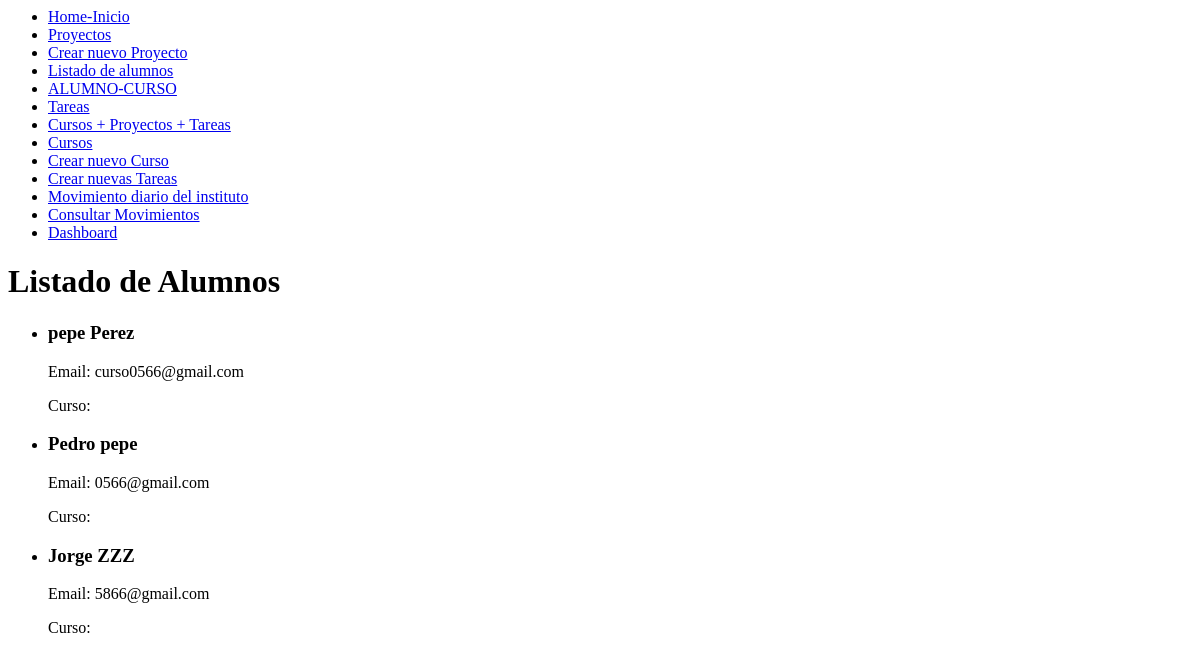
/alumnos/, run on an earlier commit of the app's database.
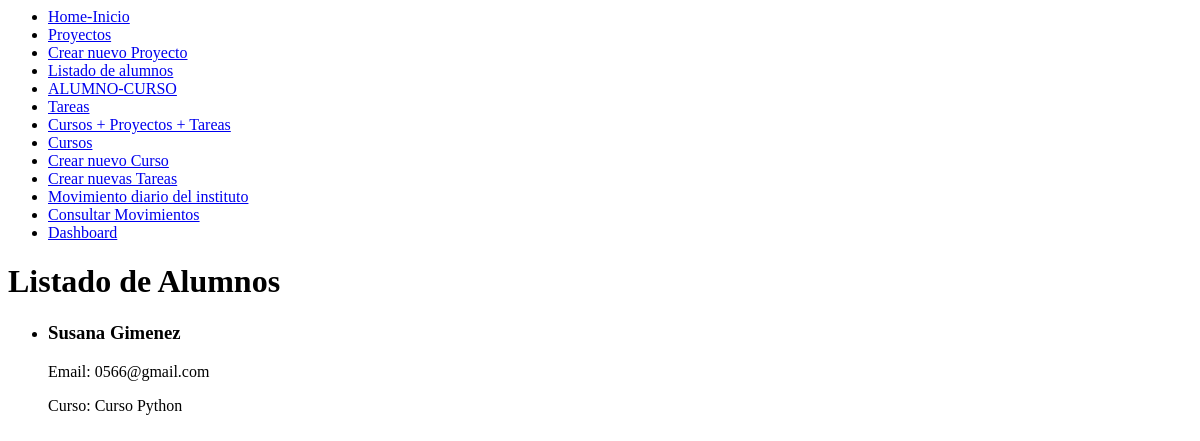
And on a later commit of the database.
### miapp/models.py (models this page shows, shortened)
class ClienteAlumno(models.Model):
    nombres = models.CharField(max_length=255)
    apellido = models.CharField(max_length=255)
    dni = models.IntegerField()
    direccion = models.CharField(max_length=255)
    localidad = models.CharField(max_length=255)
    telefono = models.CharField(max_length=20)
    email = models.EmailField(max_length=255)
    profesion = models.CharField(max_length=255)
    estudiante = models.BooleanField()
    curso = models.ForeignKey('Course', on_delete=models.CASCADE, null=True, blank=True)

class Course(models.Model):
    name = models.CharField(max_length=100)
    description = models.TextField()
    done = models.BooleanField(default=False)

### miapp/views.py (the view)
# urls.py: path('alumnos/', views.alumnos),
def alumnos(request):
    title = 'Listado de Alumnos'
    alumnos = ClienteAlumno.objects.all()
    return render(request, 'alumno/alumnos.html', {
        'title': title,
        'alumnos': alumnos
    })

### miapp/templates/alumno/alumnos.html
{% extends 'layout/menu.html' %}
{% block content %}
    <h1>Listado de Alumnos</h1>
    <ul>
        {% for alumno in alumnos %}
            <li>
                <h3>{{ alumno.nombres }} {{ alumno.apellido }}</h3>
                <p>Email: {{ alumno.email }}</p>
                <p>Curso: {{ alumno.curso.name }}</p>
            </li>
        {% empty %}
            <p>No hay alumnos registrados.</p>
        {% endfor %}
    </ul>
{% endblock %}

### miapp/templates/layout/menu.html
<nav>
    <ul>
        <li>
            <a href="/">Home-Inicio</a>
        </li>
        <li>
            <a href="/projects">Proyectos</a>
        </li>
        <li>
            <a href="/create_project">Crear nuevo Proyecto</a>
        </li>
        <li>
            <a href="/alumnos">Listado de alumnos</a>
        </li>
        <li>
            <a href="/create_alumno">ALUMNO-CURSO</a>
        </li>
        <li>
            <a href="/tasks">Tareas</a>
        </li>
        <li>
            <a href="/listarTarea">Cursos + Proyectos + Tareas</a>
        </li>
        <li>
            <a href="/courses">Cursos</a>
        </li>
        <li>
            <a href="/create_courses">Crear nuevo Curso</a>
        </li>
        <li>
            <a href="/create_tasks">Crear nuevas Tareas</a>
        </li>
        <li>
            <a href="/movimientos">Movimiento diario del instituto</a>
        </li>
        <li>
            <a href="/consultar_movimientos">Consultar Movimientos</a>
        </li>
        <li>
            <a href="/movimiento/dashboard">Dashboard</a>
        </li>
    </ul>
</nav>
{% block content %}
{% endblock %}

What changed in the data, as far as the page shows it:
removed ClienteAlumno: nombres "pepe", apellido "Perez", email "curso0566@gmail.com"
removed ClienteAlumno: nombres "Pedro", apellido "pepe", email "0566@gmail.com"
removed ClienteAlumno: nombres "Jorge", apellido "ZZZ", email "5866@gmail.com"
added ClienteAlumno: nombres "Susana", apellido "Gimenez", email "0566@gmail.com", curso.name "Curso Python"
